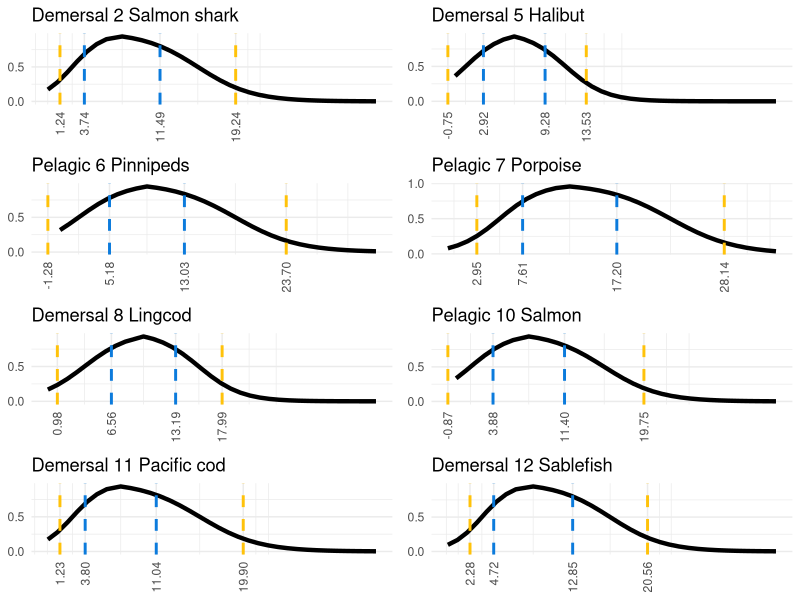
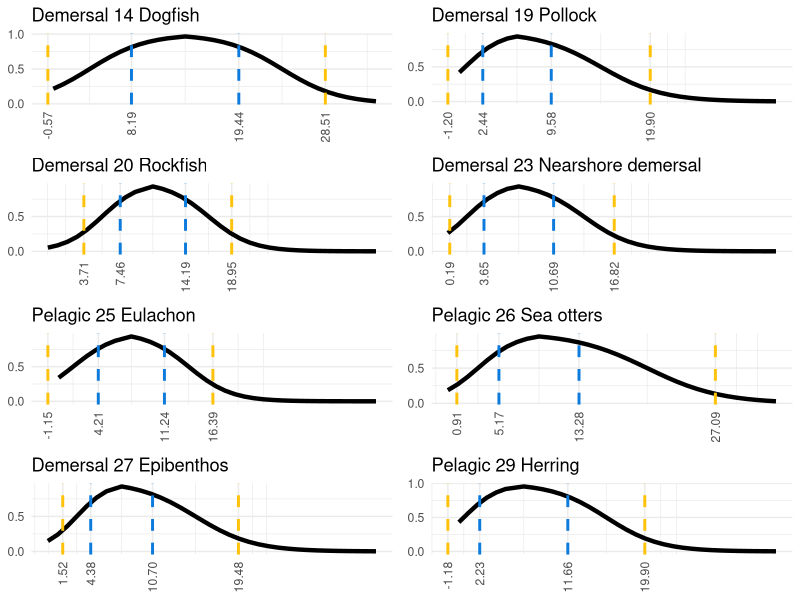
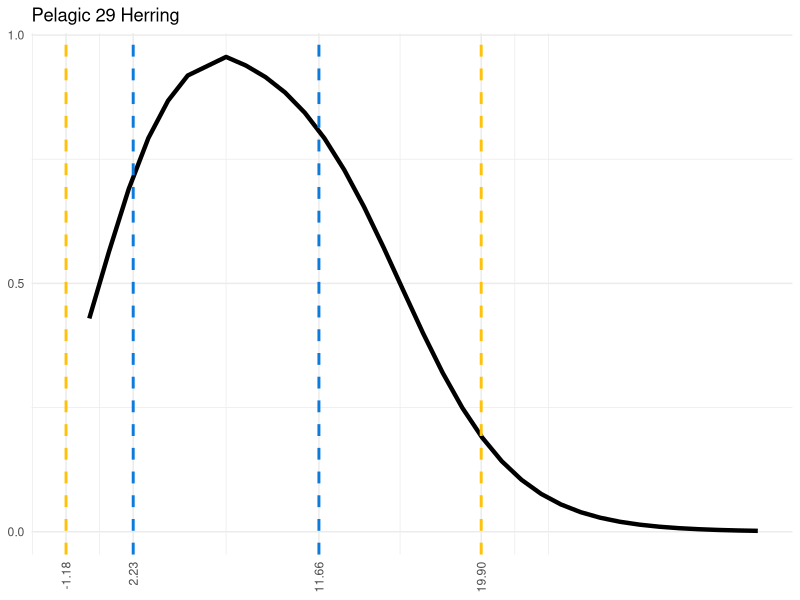

The R script that drew these images, in order:

#------------------------------------------------------------------------------#
#AUTHORS: Dias, B.S.
#AFFILIATIONS: CICOES University of Washington/ Alaska Fisheries Science Center
#E-MAIL OF CORRESPONDENCE AUTHOR: bia.dias@noaa.gov
#------------------------------------------------------------------------------#
## Code:    Query Aquamaps database
## Code modified from https://github.com/SEFSC/IEA-GWEM-DataSynth
##------------------------------------------------------------------------------


library(tidyverse)
library(ggthemes)
library(ggpubr)
library(ggrepel)
library(here)

## -----------------------------------------------------------------------------
##
## Logistic function

doublelogistic <- function(max = 30, steps = 1200, range = 'wide', min_abs, min_prf, max_prf, max_abs){ 
  #j = 42; max = 30; steps = 1200; range = 'nar'; min_abs = fg_pref$SalinityMin[j]; min_prf = fg_pref$SalinityPrefMin[j]; max_prf = fg_pref$SalinityPrefMax[j]; max_abs = fg_pref$SalinityMax[j]
  #j = 39; max = 30; steps = 1200; range = 'wide'; min_abs = fg_pref$DepthMin[j]; min_prf = fg_pref$DepthPrefMin[j]; max_prf = fg_pref$DepthPrefMax[j]; max_abs = fg_pref$DepthMax[j]
  mid_prf <- min_prf + (max_prf - min_prf) / 2 ## Midpoint. Change from increasing to decreasing logistic function
  mid <- ifelse(mid_prf > max, max, mid_prf)
  step_size <-  max / steps
  x1  <- seq(0, mid-step_size, by = step_size)
  x2  <- seq(mid, max, by = step_size)
  r1  <- min_prf - min_abs 
  r2  <- max_abs - max_prf 
  C1  <- min_abs + r1 / 2
  C2  <- max_prf + r2 / 2
  B1  <- ifelse(range == 'wide', 1/sqrt(r1), 1/log10(r1)) ## If range is 'wide', curve shape inversely proportional to range size
  B2  <- ifelse(range == 'wide', 1/sqrt(r2), 1/log10(r2))
  if(B1 < 0) B1 = Inf
  if(B2 < 0) B2 = Inf
  S  = 1; A1 = 0; D1 = 1; A2 = 1
  
  ## Logistic equations
  f1 <- function(x)     1 / (1 + exp(B1*(C1-x)))^S ## Increasing logistic eq.
  f2 <- function(x) 1 - 1 / (1 + exp(B2*(C2-x)))^S ## Decreasing logistic eq.
  ## 1 = value of the horizontal asymptote when x→−∞
  ## 0 = value of the horizontal asymptote when x→+∞
  ## B describes how rapidly the curve makes its transition between the two asymptotes
  ## S describes the asymmetry of the curve. The curve is symmetric when S=1. 
  ## C is a location parameter, which does not have a nice interpretation, 
  ##   unless S=1 when the curve has an inflection point at x=C.
  ##   In the case when S=1, C is the value of x for which f(x) is the midpoint between the two asymptotes
  
  y1 <- f1(x1)
  y2 <- f2(x2)
  out <- data.frame(x = c(x1, x2), y = c(y1, y2))
  out <- out[1:steps, ] 
  return(out)
}

#-----------------------------------------------
plot_pref_func <- function(p1, p2, p3, p4, fg_num, fg_name,
                           max = 400, xmin = -1, scale_xaxis = 'y', range = 'wide', driver = '') {
  pref_func <- doublelogistic(max = max, steps = max, range = range, p1, p2, p3, p4)
  xlim <- c(0,max)
  xmax <- ifelse(scale_xaxis == 'y', xlim, max)
  xmin <- ifelse(scale_xaxis == 'y', p1 - p1 * 0.15, 0)
  
  labels_df <- data.frame(x = c(p1, p2, p3, p4), y = rep(1.1, 4), label = c(p1, p2, p3, p4))
  
  gg <- ggplot(pref_func, aes(x, y)) +
    geom_line(linewidth=1.5) +
    labs(
      title = paste(driver, fg_num, fg_name),
      x = NULL,
      y = NULL
    ) +
    theme_minimal() +
    theme(legend.position = "none", 
          axis.text.x = element_text(angle = 90, hjust = 1, vjust=0.5)) + 
    xlim(xmin, xmax) +
    ylim(0, 1.2) +
    scale_x_continuous(breaks = c(p1, p2, p3, p4), guide = guide_axis(n.dodge = 1)) +
    scale_y_continuous(breaks = c(0, 0.5, 1)) +
    geom_vline(xintercept = c(p1, p2, p3, p4), col = c("#FFC20A", "#0C7BDC", "#0C7BDC", "#FFC20A"), linetype = "dashed", linewidth= 1)
  
  return(gg)
}

fg_pref <- read.csv("DATA/fg-env-preference-parameters_v3_final.csv")

name_lookup <- c(
  "Salmon_sharks"= "Salmon shark", 
  "Halibut"= "Halibut", 
  "Pinnipeds"= "Pinnipeds", 
  "Porpoise"= "Porpoise", 
  "Lingcod"= "Lingcod",
  "Salmon_L"= "Salmon", 
  "Pacific_cod"= "Pacific cod", 
  "Sablefish" = "Sablefish", 
  "Spiny_dogfish"= "Dogfish", 
  "Pollock"= "Pollock",
  "Rockfish"= "Rockfish", 
  "Nshore_demersal"= "Nearshore demersal", 
  "Eulachon"= "Eulachon", 
  "Sea_otters"= "Sea otters", 
  "Deep _epibenthos"= "Epibenthos",
  "Herring"= "Herring"
)

plots <- list()
for (j in seq_len(nrow(fg_pref))) {
  
  fg_num  <- fg_pref$EwE_num[j]
  # retrieve original name
  fg_name_old <- fg_pref$EwE_name[j]
  
  # rename on the fly if it exists in the lookup, otherwise keep old
  fg_name_new <- if (fg_name_old %in% names(name_lookup)) {
    name_lookup[fg_name_old]
  } else {
    fg_name_old
  }
  
  driver_text <- ifelse(fg_pref$flagdem[j] == 1, "Demersal", "Pelagic")
  
  gg <- plot_pref_func(
    fg_pref$TempMin[j],
    fg_pref$TempPrefMin[j],
    fg_pref$TempPrefMax[j],
    fg_pref$TempMax[j],
    fg_num  = fg_num,
    fg_name = fg_name_new,  # pass the NEW name here
    max        = 34,
    scale_xaxis= 'y',
    range      = 'wide',
    driver     = driver_text
  )
  
  plots[[j]] <- gg
}


# Combine all plots
library(gridExtra)
library(grid)  # Load the grid package

#grid.arrange(grobs = plots, nrow = 7) 


# Split the plots list into two halves
half_length <- ceiling(length(plots) / 2)
first_half <- plots[1:half_length]
second_half <- plots[(half_length+1):length(plots)]


#pelagic_plots  <- plots[fg_pref$flagdem == 0]
#demersal_plots <- plots[fg_pref$flagdem == 1]

# Save the layout into an object
first_half_grob <- arrangeGrob(grobs = first_half, nrow = 4)
# To view the saved plot layout
grid.draw(first_half_grob)
dev.off()
# If you want to save it to a file
ggsave("FIGURES/Aquamaps_doublelogistic_temp1.png", first_half_grob, width = 10, height = 8)


# Save the layout into an object
second_half_grob <- arrangeGrob(grobs = second_half, nrow = 4)
# To view the saved plot layout
grid.draw(second_half_grob)
dev.off()
# If you want to save it to a file
ggsave("FIGURES/Aquamaps_doublelogistic_temp2.png", second_half_grob, width = 10, height = 8)

